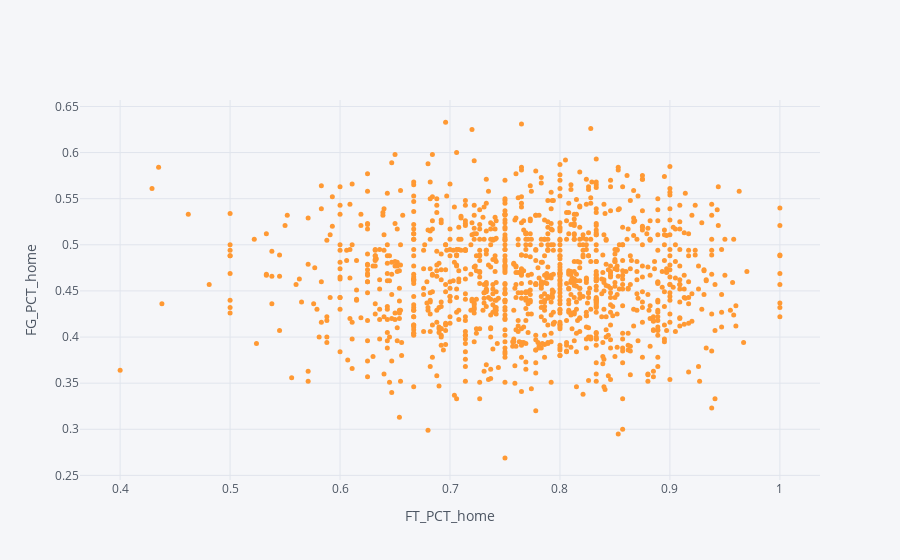

Here is the notebook cell this chart was saved with:
### Markdown cell above
##### Scatter plots

### Code cell
df.iplot(kind='scatter',x='FT_PCT_home',y='FG_PCT_home',mode='markers',size=5, xTitle='FT_PCT_home',yTitle='FG_PCT_home')

### Figure 1 — Plotly figure (JSON) as saved in the notebook; plotly's stock layout.template omitted (floating-point values rounded to 4 significant figures; data arrays with more than 128 entries replaced by an {"elided": "..."} marker saying what was removed)
{"data": [{"line": {"color": "rgba(255, 153, 51, 1.0)", "dash": "solid", "shape": "linear", "width": 1.3}, "marker": {"size": 5, "symbol": "circle"}, "mode": "markers", "name": "FG_PCT_home", "text": "", "type": "scatter", "x": {"elided": "1241 float values"}, "y": {"elided": "1241 float values"}}], "layout": {"legend": {"bgcolor": "#F5F6F9", "font": {"color": "#4D5663"}}, "paper_bgcolor": "#F5F6F9", "plot_bgcolor": "#F5F6F9", "title": {"font": {"color": "#4D5663"}}, "xaxis": {"gridcolor": "#E1E5ED", "showgrid": true, "tickfont": {"color": "#4D5663"}, "title": {"font": {"color": "#4D5663"}, "text": "FT_PCT_home"}, "zerolinecolor": "#E1E5ED"}, "yaxis": {"gridcolor": "#E1E5ED", "showgrid": true, "tickfont": {"color": "#4D5663"}, "title": {"font": {"color": "#4D5663"}, "text": "FG_PCT_home"}, "zerolinecolor": "#E1E5ED"}}}
